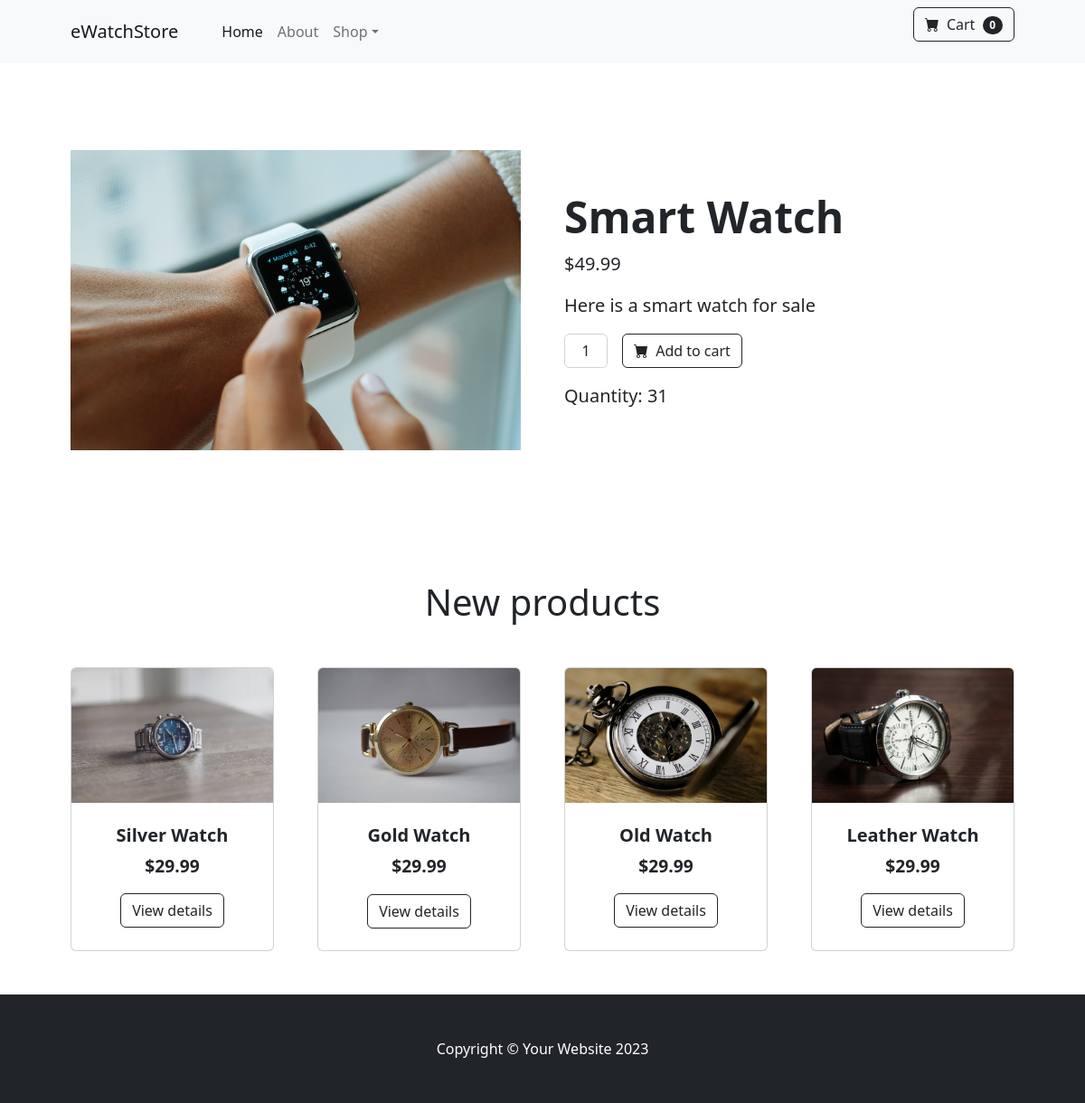
/detail/8/, run on the app's committed database.
### postings/models.py (models this page shows, shortened)
class Product(models.Model):
    name = models.CharField(max_length=255)
    description = models.TextField()
    price = models.DecimalField(max_digits=10, decimal_places=2)
    quantity_available = models.PositiveIntegerField()
    image = models.ImageField(upload_to='product_images/', null=True, blank=True)

### postings/views.py (the view)
# urls.py: path('detail/<int:product_id>/', views.detail, name='detail'),
def detail(request, product_id):
    product = get_object_or_404(Product, pk=product_id)
    products = Product.objects.order_by("id")[:4]
    return render(request, "detail.html", {'product': product, 'products': products})

### postings/templates/detail.html (shortened to what this page needs)
<!DOCTYPE html>
{% load static %}
<html lang="en">
    <head>
        <link href="https://cdn.jsdelivr.net/npm/bootstrap-icons@1.5.0/font/bootstrap-icons.css" rel="stylesheet" />
        <link href="{% static "css/styles.css" %}" rel="stylesheet" />
    <link href="{% static 'css/styles.css' %}" rel="stylesheet" />
    </head>
    <body>
        <nav class="navbar navbar-expand-lg navbar-light bg-light">
            <div class="container px-4 px-lg-5">
                <a class="navbar-brand" href="/">eWatchStore</a>
                <div class="collapse navbar-collapse" id="navbarSupportedContent">
                    <ul class="navbar-nav me-auto mb-2 mb-lg-0 ms-lg-4">
                        <li class="nav-item"><a class="nav-link active" aria-current="page" href="/">Home</a></li>
                        <li class="nav-item"><a class="nav-link" href="/about">About</a></li>
                        <li class="nav-item dropdown">
                            <a class="nav-link dropdown-toggle" id="navbarDropdown" href="/" role="button" data-bs-toggle="dropdown" aria-expanded="false">Shop</a>
                        </li>
                    </ul>
                    <form class="d-flex">
                        <button class="btn btn-outline-dark" type="submit">
                            <i class="bi-cart-fill me-1"></i>
                            Cart
                            <span class="badge bg-dark text-white ms-1 rounded-pill">0</span>
                        </button>
                    </form>
                </div>
            </div>
        </nav>
<section class="py-5">
  <div class="container px-4 px-lg-5 my-5">
      <div class="row gx-4 gx-lg-5 align-items-center">
          <div class="col-md-6">
              <img class="card-img-top mb-5 mb-md-0" src="{{ product.image.url }}" alt="{{ product.name }}" />
          </div>
          <div class="col-md-6">
              <h1 class="display-5 fw-bolder">{{ product.name }}</h1>
              <div class="fs-5 mb-3">
                  <span>${{ product.price }}</span>
              </div>
              <p class="lead">{{ product.description }}</p>
              <div class="d-flex">
                  <input class="form-control text-center me-3" id="inputQuantity" type="num" value="1" style="max-width: 3rem" />
                  <button class="btn btn-outline-dark flex-shrink-0" type="button">
                      <i class="bi-cart-fill me-1"></i>
                      Add to cart
                  </button>
              </div>
              <div class="fs-5 mt-3">Quantity: {{ product.quantity_available }}</div>
          </div>
      </div>
  </div>
</section>
{% if products %}
        <div class="container px-4 px-lg-5 mt-5">
            <h1 class="center mb-5">New products</h1>
            <div class="row gx-4 gx-lg-5 row-cols-2 row-cols-md-3 row-cols-xl-4 justify-content-center">
                {% for product in products %}
                    <div class="col mb-5">
                        <a class="card-link" href="{% url 'detail' product.id %}">
                            <div class="card h-100">
                                {% if product.image %}
                                    <img class="card-img-top" src="{{ product.image.url }}" alt="{{ product.name }}">
                                {% endif %}
                                <div class="card-body p-4">
                                    <div class="text-center">
                                        <h5 class="fw-bolder">{{ product.name }}</h5>
                                        <div class="price">
                                            <span class="price-bold">${{ product.price }}</span>
                                        </div>
                                        <div class="text-center mt-3">
                                            <a class="btn btn-outline-dark" href="{% url 'detail' product.id %}">View details</a>
                                          </div>
                                    </div>
                                </div>
                            </div>
                        </a>
                    </div>
                {% endfor %}
            </div>
        </div>
    {% else %}
        <p>No products available.</p>
    {% endif %}
        <footer class="py-5 bg-dark">
            <div class="container"><p class="m-0 text-center text-white">Copyright &copy; Your Website 2023</p></div>
        </footer>
    </body>
</html>

### postings/templates/detail.html (style rules this page uses)
.price-bold { font-size: 1.2em; font-weight: bold; color: inherit; }
.card-link { display: block; text-decoration: none; color: inherit; }
.center { display: flex; justify-content: center; align-items: center; margin: 0; }

### data on the page
Product: image (picture), name "Smart Watch", price "49.99", description "Here is a smart watch for sale", quantity_available "31"
Product: image (picture), name "Silver Watch", price "29.99"
Product: image (picture), name "Gold Watch", price "29.99"
Product: image (picture), name "Old Watch", price "29.99"
Product: image (picture), name "Leather Watch", price "29.99"
